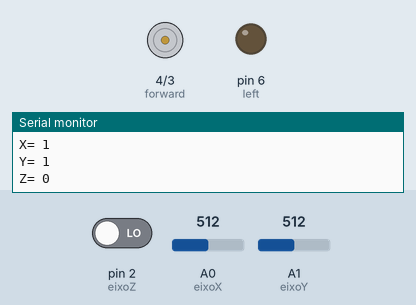
Simulated run of this sketch. Board: Arduino Uno, built with avr-gcc and run on an emulated ATmega328P. On the bench: motor-driver pin pairs drawn as motors (green arrow = first pin HIGH = forward, orange = second pin HIGH = backward, longer = more drive), output pins drawn as LEDs (lit = HIGH), the last lines printed to the serial monitor. The test bench sets the inputs (shaded band); at power-on: pin 2 (eixoZ) LOW, A0 (eixoX) = 512, A1 (eixoY) = 512. Pins used as bus, display or sensor lines are not drawn.

Above: at 0.1 s.
At 1.1 s:
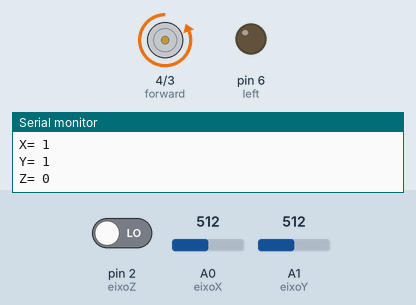
Timing chart, 0 to 2.6 s (numbered marks = the images above):
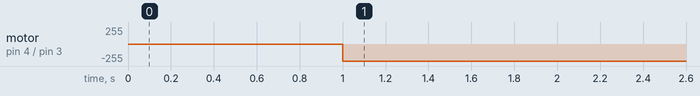

Measured:
- by itself, motor on pin 4 (forward) / pin 3 (back): stopped → backward 255/255 at 1.0 s

The sketch:

joystick2.ino
```cpp
int joyX = 0;
int joyY = 0;
int joyZ = 0;

int eixoX = 0;
int eixoY = 1;
int eixoZ = 2;

int left = 6;
int forward = 4;
int back = 3;
int right = 5;

void setup() {
  pinMode(eixoZ, INPUT);
  Serial.begin(9600);
  pinMode(left, OUTPUT);
  pinMode(right, OUTPUT);
  pinMode(forward, OUTPUT);
  pinMode(back, OUTPUT);
}

void loop() {
  joyX = analogRead(eixoX);
  joyY = analogRead(eixoY);
  joyZ = digitalRead(eixoZ);

  joyX = map(joyX, 0, 1023, 0, 3);
  joyY = map(joyY, 0, 1023, 0, 3);
  imprimir();

  if(joyX = 0){
    digitalWrite(left, HIGH);
    digitalWrite(right, LOW);
    digitalWrite(forward, LOW);
    digitalWrite(back, LOW);
    }
  if(joyX = 3){
    digitalWrite(right, HIGH);
    digitalWrite(left, LOW);
    digitalWrite(forward, LOW);
    digitalWrite(back, LOW);
    }
  if(joyY = 0){
    digitalWrite(forward, HIGH);
    digitalWrite(left, LOW);
    digitalWrite(right, LOW);
    digitalWrite(back, LOW);
    }
  if(joyY = 3){
    digitalWrite(back, HIGH);
    digitalWrite(left, LOW);
    digitalWrite(right, LOW);
    digitalWrite(forward, LOW);
    }

}
void imprimir(){
  Serial.print("X= ");
  Serial.println(joyX);

  Serial.print("Y= ");
  Serial.println(joyY);

  Serial.print("Z= ");
  Serial.println(joyZ);

  delay(1000);
}
```
